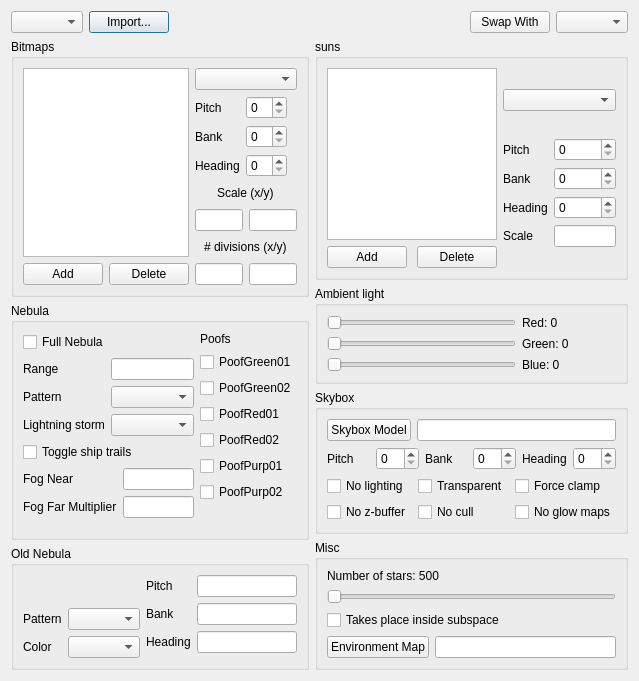
<?xml version="1.0" encoding="UTF-8"?>
<ui version="4.0">
 <class>fso::fred::dialogs::BackgroundEditor</class>
 <widget class="QDialog" name="fso::fred::dialogs::BackgroundEditor">
  <property name="geometry">
   <rect>
    <x>0</x>
    <y>0</y>
    <width>639</width>
    <height>681</height>
   </rect>
  </property>
  <property name="windowTitle">
   <string>Background Editor</string>
  </property>
  <layout class="QHBoxLayout" name="horizontalLayout">
   <item>
    <layout class="QVBoxLayout" name="leftLayout">
     <item>
      <layout class="QHBoxLayout" name="topLeftLayout">
       <item>
        <widget class="QComboBox" name="backgroundSelectionCombo"/>
       </item>
       <item>
        <widget class="QPushButton" name="importButton">
         <property name="text">
          <string>Import...</string>
         </property>
        </widget>
       </item>
       <item>
        <spacer name="horizontalSpacer">
         <property name="orientation">
          <enum>Qt::Horizontal</enum>
         </property>
         <property name="sizeHint" stdset="0">
          <size>
           <width>40</width>
           <height>20</height>
          </size>
         </property>
        </spacer>
       </item>
      </layout>
     </item>
     <item>
      <widget class="QGroupBox" name="groupBox">
       <property name="title">
        <string>Bitmaps</string>
       </property>
       <layout class="QHBoxLayout" name="horizontalLayout_12">
        <item>
         <layout class="QVBoxLayout" name="bitmapLeftLayout_2">
          <item>
           <widget class="QListView" name="bitmapListView"/>
          </item>
          <item>
           <layout class="QHBoxLayout" name="horizontalLayout_11">
            <item>
             <widget class="QPushButton" name="addBitmapButton">
              <property name="text">
               <string>Add</string>
              </property>
             </widget>
            </item>
            <item>
             <spacer name="horizontalSpacer_18">
              <property name="orientation">
               <enum>Qt::Horizontal</enum>
              </property>
              <property name="sizeHint" stdset="0">
               <size>
                <width>40</width>
                <height>20</height>
               </size>
              </property>
             </spacer>
            </item>
            <item>
             <widget class="QPushButton" name="deleteBitmapButton">
              <property name="text">
               <string>Delete</string>
              </property>
             </widget>
            </item>
           </layout>
          </item>
         </layout>
        </item>
        <item>
         <layout class="QVBoxLayout" name="bitmapRightLayout_2">
          <item>
           <widget class="QComboBox" name="bitmapSelectionCombo"/>
          </item>
          <item>
           <layout class="QGridLayout" name="gridLayout_2">
            <item row="2" column="0">
             <widget class="QLabel" name="label_8">
              <property name="text">
               <string>Heading</string>
              </property>
             </widget>
            </item>
            <item row="2" column="1">
             <widget class="QSpinBox" name="bitmapHeadingSpin"/>
            </item>
            <item row="0" column="0">
             <widget class="QLabel" name="label_4">
              <property name="text">
               <string>Pitch</string>
              </property>
             </widget>
            </item>
            <item row="1" column="0">
             <widget class="QLabel" name="label_7">
              <property name="text">
               <string>Bank</string>
              </property>
             </widget>
            </item>
            <item row="0" column="1">
             <widget class="QSpinBox" name="bitmapPitchSpin"/>
            </item>
            <item row="1" column="1">
             <widget class="QSpinBox" name="bitmapBankSpin"/>
            </item>
            <item row="0" column="2">
             <spacer name="horizontalSpacer_12">
              <property name="orientation">
               <enum>Qt::Horizontal</enum>
              </property>
              <property name="sizeHint" stdset="0">
               <size>
                <width>40</width>
                <height>20</height>
               </size>
              </property>
             </spacer>
            </item>
            <item row="2" column="2">
             <spacer name="horizontalSpacer_11">
              <property name="orientation">
               <enum>Qt::Horizontal</enum>
              </property>
              <property name="sizeHint" stdset="0">
               <size>
                <width>40</width>
                <height>20</height>
               </size>
              </property>
             </spacer>
            </item>
            <item row="1" column="2">
             <spacer name="horizontalSpacer_13">
              <property name="orientation">
               <enum>Qt::Horizontal</enum>
              </property>
              <property name="sizeHint" stdset="0">
               <size>
                <width>40</width>
                <height>20</height>
               </size>
              </property>
             </spacer>
            </item>
           </layout>
          </item>
          <item>
           <layout class="QHBoxLayout" name="horizontalLayout_7">
            <item>
             <spacer name="horizontalSpacer_14">
              <property name="orientation">
               <enum>Qt::Horizontal</enum>
              </property>
              <property name="sizeHint" stdset="0">
               <size>
                <width>40</width>
                <height>20</height>
               </size>
              </property>
             </spacer>
            </item>
            <item>
             <widget class="QLabel" name="label_9">
              <property name="text">
               <string>Scale (x/y)</string>
              </property>
             </widget>
            </item>
            <item>
             <spacer name="horizontalSpacer_15">
              <property name="orientation">
               <enum>Qt::Horizontal</enum>
              </property>
              <property name="sizeHint" stdset="0">
               <size>
                <width>40</width>
                <height>20</height>
               </size>
              </property>
             </spacer>
            </item>
           </layout>
          </item>
          <item>
           <layout class="QHBoxLayout" name="horizontalLayout_8">
            <item>
             <widget class="QLineEdit" name="bitmapScaleXEdit"/>
            </item>
            <item>
             <widget class="QLineEdit" name="bitmapScaleYEdit"/>
            </item>
           </layout>
          </item>
          <item>
           <layout class="QHBoxLayout" name="horizontalLayout_9">
            <item>
             <spacer name="horizontalSpacer_16">
              <property name="orientation">
               <enum>Qt::Horizontal</enum>
              </property>
              <property name="sizeHint" stdset="0">
               <size>
                <width>40</width>
                <height>20</height>
               </size>
              </property>
             </spacer>
            </item>
            <item>
             <widget class="QLabel" name="label_10">
              <property name="text">
               <string># divisions (x/y)</string>
              </property>
             </widget>
            </item>
            <item>
             <spacer name="horizontalSpacer_17">
              <property name="orientation">
               <enum>Qt::Horizontal</enum>
              </property>
              <property name="sizeHint" stdset="0">
               <size>
                <width>40</width>
                <height>20</height>
               </size>
              </property>
             </spacer>
            </item>
           </layout>
          </item>
          <item>
           <layout class="QHBoxLayout" name="horizontalLayout_10">
            <item>
             <widget class="QLineEdit" name="bitmapDivisionsXEdit"/>
            </item>
            <item>
             <widget class="QLineEdit" name="bitmapDivisionsYEdit"/>
            </item>
           </layout>
          </item>
         </layout>
        </item>
       </layout>
      </widget>
     </item>
     <item>
      <widget class="QGroupBox" name="groupBox_2">
       <property name="title">
        <string>Nebula</string>
       </property>
       <layout class="QHBoxLayout" name="horizontalLayout_13">
        <item>
         <layout class="QVBoxLayout" name="nebulaLeftLayout">
          <item>
           <widget class="QCheckBox" name="fullNebulaCheckBox">
            <property name="text">
             <string>Full Nebula</string>
            </property>
           </widget>
          </item>
          <item>
           <layout class="QFormLayout" name="formLayout">
            <item row="0" column="0">
             <widget class="QLabel" name="label_12">
              <property name="text">
               <string>Range</string>
              </property>
             </widget>
            </item>
            <item row="0" column="1">
             <widget class="QLineEdit" name="nebulaRangeEdit"/>
            </item>
            <item row="1" column="0">
             <widget class="QLabel" name="label_13">
              <property name="text">
               <string>Pattern</string>
              </property>
             </widget>
            </item>
            <item row="1" column="1">
             <widget class="QComboBox" name="nebulaPatternCombo"/>
            </item>
            <item row="2" column="0">
             <widget class="QLabel" name="label_14">
              <property name="text">
               <string>Lightning storm</string>
              </property>
             </widget>
            </item>
            <item row="2" column="1">
             <widget class="QComboBox" name="nebulaLightningCombo"/>
            </item>
           </layout>
          </item>
          <item>
           <widget class="QCheckBox" name="shipTrailsCheckBox">
            <property name="text">
             <string>Toggle ship trails</string>
            </property>
           </widget>
          </item>
          <item>
           <layout class="QFormLayout" name="formLayout_2">
            <item row="0" column="0">
             <widget class="QLabel" name="label_15">
              <property name="text">
               <string>Fog Near</string>
              </property>
             </widget>
            </item>
            <item row="0" column="1">
             <widget class="QLineEdit" name="fogNearEdit"/>
            </item>
            <item row="1" column="0">
             <widget class="QLabel" name="label_35">
              <property name="text">
               <string>Fog Far Multiplier</string>
              </property>
             </widget>
            </item>
            <item row="1" column="1">
             <widget class="QLineEdit" name="fogFarMultiplierEdit"/>
            </item>
           </layout>
          </item>
         </layout>
        </item>
        <item>
         <layout class="QVBoxLayout" name="nebulaRightLayout">
          <item>
           <widget class="QLabel" name="label_11">
            <property name="text">
             <string>Poofs</string>
            </property>
           </widget>
          </item>
          <item>
           <widget class="QCheckBox" name="poofGreen1CheckBox">
            <property name="text">
             <string>PoofGreen01</string>
            </property>
           </widget>
          </item>
          <item>
           <widget class="QCheckBox" name="poofGreen2CheckBox">
            <property name="text">
             <string>PoofGreen02</string>
            </property>
           </widget>
          </item>
          <item>
           <widget class="QCheckBox" name="poofRed1CheckBox">
            <property name="text">
             <string>PoofRed01</string>
            </property>
           </widget>
          </item>
          <item>
           <widget class="QCheckBox" name="poofRed2CheckBox">
            <property name="text">
             <string>PoofRed02</string>
            </property>
           </widget>
          </item>
          <item>
           <widget class="QCheckBox" name="poofPurple1CheckBox">
            <property name="text">
             <string>PoofPurp01</string>
            </property>
           </widget>
          </item>
          <item>
           <widget class="QCheckBox" name="poofPurple2CheckBox">
            <property name="text">
             <string>PoofPurp02</string>
            </property>
           </widget>
          </item>
          <item>
           <spacer name="verticalSpacer">
            <property name="orientation">
             <enum>Qt::Vertical</enum>
            </property>
            <property name="sizeHint" stdset="0">
             <size>
              <width>20</width>
              <height>40</height>
             </size>
            </property>
           </spacer>
          </item>
         </layout>
        </item>
       </layout>
      </widget>
     </item>
     <item>
      <widget class="QGroupBox" name="groupBox_3">
       <property name="title">
        <string>Old Nebula</string>
       </property>
       <layout class="QHBoxLayout" name="horizontalLayout_14">
        <item>
         <layout class="QFormLayout" name="oldNebulaLeftLayout">
          <item row="1" column="0">
           <widget class="QLabel" name="label_17">
            <property name="text">
             <string>Pattern</string>
            </property>
           </widget>
          </item>
          <item row="1" column="1">
           <widget class="QComboBox" name="oldNebulaPatternCombo"/>
          </item>
          <item row="3" column="0">
           <widget class="QLabel" name="label_18">
            <property name="text">
             <string>Color</string>
            </property>
           </widget>
          </item>
          <item row="3" column="1">
           <widget class="QComboBox" name="oldNebulaColorCombo"/>
          </item>
          <item row="0" column="1">
           <spacer name="verticalSpacer_2">
            <property name="orientation">
             <enum>Qt::Vertical</enum>
            </property>
            <property name="sizeHint" stdset="0">
             <size>
              <width>20</width>
              <height>40</height>
             </size>
            </property>
           </spacer>
          </item>
         </layout>
        </item>
        <item>
         <layout class="QFormLayout" name="oldNebulaRightLayout">
          <item row="0" column="0">
           <widget class="QLabel" name="label_19">
            <property name="text">
             <string>Pitch</string>
            </property>
           </widget>
          </item>
          <item row="0" column="1">
           <widget class="QLineEdit" name="oldNebulaPitchEdit"/>
          </item>
          <item row="1" column="0">
           <widget class="QLabel" name="label_20">
            <property name="text">
             <string>Bank</string>
            </property>
           </widget>
          </item>
          <item row="1" column="1">
           <widget class="QLineEdit" name="oldNebulaBankEdit"/>
          </item>
          <item row="2" column="0">
           <widget class="QLabel" name="label_21">
            <property name="text">
             <string>Heading</string>
            </property>
           </widget>
          </item>
          <item row="2" column="1">
           <widget class="QLineEdit" name="oldNebulaHeadingEdit"/>
          </item>
         </layout>
        </item>
       </layout>
      </widget>
     </item>
    </layout>
   </item>
   <item>
    <layout class="QVBoxLayout" name="rightLayout">
     <item>
      <layout class="QHBoxLayout" name="topRightLayout">
       <item>
        <spacer name="horizontalSpacer_2">
         <property name="orientation">
          <enum>Qt::Horizontal</enum>
         </property>
         <property name="sizeHint" stdset="0">
          <size>
           <width>40</width>
           <height>20</height>
          </size>
         </property>
        </spacer>
       </item>
       <item>
        <widget class="QPushButton" name="swapWithButton">
         <property name="text">
          <string>Swap With</string>
         </property>
        </widget>
       </item>
       <item>
        <widget class="QComboBox" name="swapWithCombo"/>
       </item>
      </layout>
     </item>
     <item>
      <widget class="QGroupBox" name="groupBox_4">
       <property name="title">
        <string>suns</string>
       </property>
       <layout class="QHBoxLayout" name="horizontalLayout_16">
        <item>
         <layout class="QVBoxLayout" name="sunLeftLayout">
          <item>
           <widget class="QListView" name="sunListView"/>
          </item>
          <item>
           <layout class="QHBoxLayout" name="horizontalLayout_15">
            <item>
             <widget class="QPushButton" name="addSunButton">
              <property name="text">
               <string>Add</string>
              </property>
             </widget>
            </item>
            <item>
             <spacer name="horizontalSpacer_19">
              <property name="orientation">
               <enum>Qt::Horizontal</enum>
              </property>
              <property name="sizeHint" stdset="0">
               <size>
                <width>40</width>
                <height>20</height>
               </size>
              </property>
             </spacer>
            </item>
            <item>
             <widget class="QPushButton" name="deleteSunButton">
              <property name="text">
               <string>Delete</string>
              </property>
             </widget>
            </item>
           </layout>
          </item>
         </layout>
        </item>
        <item>
         <layout class="QVBoxLayout" name="sunRightLayout">
          <item>
           <widget class="QComboBox" name="sunSelectionCombo"/>
          </item>
          <item>
           <layout class="QGridLayout" name="gridLayout_3">
            <item row="2" column="0">
             <widget class="QLabel" name="label_22">
              <property name="text">
               <string>Heading</string>
              </property>
             </widget>
            </item>
            <item row="2" column="1">
             <widget class="QSpinBox" name="sunHeadingSpin"/>
            </item>
            <item row="0" column="0">
             <widget class="QLabel" name="label_23">
              <property name="text">
               <string>Pitch</string>
              </property>
             </widget>
            </item>
            <item row="1" column="0">
             <widget class="QLabel" name="label_24">
              <property name="text">
               <string>Bank</string>
              </property>
             </widget>
            </item>
            <item row="0" column="1">
             <widget class="QSpinBox" name="sunPitchSpin"/>
            </item>
            <item row="1" column="1">
             <widget class="QSpinBox" name="sunBankSpin"/>
            </item>
            <item row="0" column="2">
             <spacer name="horizontalSpacer_20">
              <property name="orientation">
               <enum>Qt::Horizontal</enum>
              </property>
              <property name="sizeHint" stdset="0">
               <size>
                <width>40</width>
                <height>20</height>
               </size>
              </property>
             </spacer>
            </item>
            <item row="2" column="2">
             <spacer name="horizontalSpacer_21">
              <property name="orientation">
               <enum>Qt::Horizontal</enum>
              </property>
              <property name="sizeHint" stdset="0">
               <size>
                <width>40</width>
                <height>20</height>
               </size>
              </property>
             </spacer>
            </item>
            <item row="1" column="2">
             <spacer name="horizontalSpacer_22">
              <property name="orientation">
               <enum>Qt::Horizontal</enum>
              </property>
              <property name="sizeHint" stdset="0">
               <size>
                <width>40</width>
                <height>20</height>
               </size>
              </property>
             </spacer>
            </item>
            <item row="3" column="0">
             <widget class="QLabel" name="sunScaleLabel">
              <property name="text">
               <string>Scale</string>
              </property>
             </widget>
            </item>
            <item row="3" column="1">
             <widget class="QLineEdit" name="sunScaleEdit"/>
            </item>
            <item row="3" column="2">
             <spacer name="sunScaleSpacer">
              <property name="orientation">
               <enum>Qt::Horizontal</enum>
              </property>
              <property name="sizeHint" stdset="0">
               <size>
                <width>40</width>
                <height>20</height>
               </size>
              </property>
             </spacer>
            </item>
           </layout>
          </item>
         </layout>
        </item>
       </layout>
      </widget>
     </item>
     <item>
      <widget class="QGroupBox" name="groupBox_7">
       <property name="title">
        <string>Ambient light</string>
       </property>
       <layout class="QHBoxLayout" name="horizontalLayout_17">
        <item>
         <layout class="QGridLayout" name="gridLayout_4">
          <item row="0" column="0" colspan="2">
           <widget class="QSlider" name="ambientLightRedSlider">
            <property name="orientation">
             <enum>Qt::Horizontal</enum>
            </property>
           </widget>
          </item>
          <item row="0" column="2">
           <widget class="QLabel" name="ambientLightRedLabel">
            <property name="text">
             <string>Red: 0</string>
            </property>
           </widget>
          </item>
          <item row="1" column="0" colspan="2">
           <widget class="QSlider" name="ambientLightGreenSlider">
            <property name="orientation">
             <enum>Qt::Horizontal</enum>
            </property>
           </widget>
          </item>
          <item row="1" column="2">
           <widget class="QLabel" name="ambientLightGreenLabel">
            <property name="text">
             <string>Green: 0</string>
            </property>
           </widget>
          </item>
          <item row="2" column="0" colspan="2">
           <widget class="QSlider" name="ambientLightBlueSlider">
            <property name="orientation">
             <enum>Qt::Horizontal</enum>
            </property>
           </widget>
          </item>
          <item row="2" column="2">
           <widget class="QLabel" name="ambientLightBlueLabel">
            <property name="text">
             <string>Blue: 0</string>
            </property>
           </widget>
          </item>
         </layout>
        </item>
       </layout>
      </widget>
     </item>
     <item>
      <widget class="QGroupBox" name="groupBox_5">
       <property name="title">
        <string>Skybox</string>
       </property>
       <layout class="QVBoxLayout" name="verticalLayout">
        <item>
         <layout class="QHBoxLayout" name="horizontalLayout_18">
          <item>
           <widget class="QPushButton" name="skyboxModelButton">
            <property name="text">
             <string>Skybox Model</string>
            </property>
           </widget>
          </item>
          <item>
           <widget class="QLineEdit" name="skyboxEdit"/>
          </item>
         </layout>
        </item>
        <item>
         <layout class="QHBoxLayout" name="horizontalLayout_19">
          <item>
           <widget class="QLabel" name="label_31">
            <property name="text">
             <string>Pitch</string>
            </property>
           </widget>
          </item>
          <item>
           <widget class="QSpinBox" name="skyboxPitchSpin"/>
          </item>
          <item>
           <widget class="QLabel" name="label_32">
            <property name="text">
             <string>Bank</string>
            </property>
           </widget>
          </item>
          <item>
           <widget class="QSpinBox" name="skyboxBankSpin"/>
          </item>
          <item>
           <widget class="QLabel" name="label_33">
            <property name="text">
             <string>Heading</string>
            </property>
           </widget>
          </item>
          <item>
           <widget class="QSpinBox" name="skyboxHeadingSpin"/>
          </item>
         </layout>
        </item>
        <item>
         <layout class="QGridLayout" name="gridLayout_5">
          <item row="0" column="0">
           <widget class="QCheckBox" name="noLightingCheckBox">
            <property name="text">
             <string>No lighting</string>
            </property>
           </widget>
          </item>
          <item row="0" column="1">
           <widget class="QCheckBox" name="transparentCheckBox">
            <property name="text">
             <string>Transparent</string>
            </property>
           </widget>
          </item>
          <item row="0" column="2">
           <widget class="QCheckBox" name="forceClampCheckBox">
            <property name="text">
             <string>Force clamp</string>
            </property>
           </widget>
          </item>
          <item row="1" column="0">
           <widget class="QCheckBox" name="noZBufferCheckBox">
            <property name="text">
             <string>No z-buffer</string>
            </property>
           </widget>
          </item>
          <item row="1" column="1">
           <widget class="QCheckBox" name="NoCullCheckBox">
            <property name="text">
             <string>No cull</string>
            </property>
           </widget>
          </item>
          <item row="1" column="2">
           <widget class="QCheckBox" name="NoGlowMapsCheckBox">
            <property name="text">
             <string>No glow maps</string>
            </property>
           </widget>
          </item>
         </layout>
        </item>
       </layout>
      </widget>
     </item>
     <item>
      <widget class="QGroupBox" name="groupBox_6">
       <property name="title">
        <string>Misc</string>
       </property>
       <layout class="QVBoxLayout" name="verticalLayout_2">
        <item>
         <widget class="QLabel" name="label_34">
          <property name="text">
           <string>Number of stars: 500</string>
          </property>
         </widget>
        </item>
        <item>
         <widget class="QSlider" name="numStarsSlider">
          <property name="orientation">
           <enum>Qt::Horizontal</enum>
          </property>
         </widget>
        </item>
        <item>
         <widget class="QCheckBox" name="subspaceCheckBox">
          <property name="text">
           <string>Takes place inside subspace</string>
          </property>
         </widget>
        </item>
        <item>
         <layout class="QHBoxLayout" name="horizontalLayout_20">
          <item>
           <widget class="QPushButton" name="envMapButton">
            <property name="text">
             <string>Environment Map</string>
            </property>
           </widget>
          </item>
          <item>
           <widget class="QLineEdit" name="envMapEdit"/>
          </item>
         </layout>
        </item>
       </layout>
      </widget>
     </item>
    </layout>
   </item>
  </layout>
 </widget>
 <resources/>
 <connections/>
</ui>
